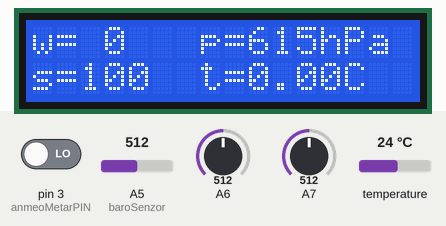
Bench run of a sketch on a simulated Arduino Mega 2560, built with avr-gcc and run on an emulated ATmega2560. Parts: 16×2 character LCD. The inputs (shaded band) are chosen by the test bench; at power-on: A6 = 512, temperature 24 °C, A5 (baroSenzor) = 512, pin 3 (anmeoMetarPIN) LOW, A7 = 512. What the sketch prints to the serial monitor is not drawn.

Above: at 1.2 s.
1.3 s: A6 set to 610
At 3.5 s:
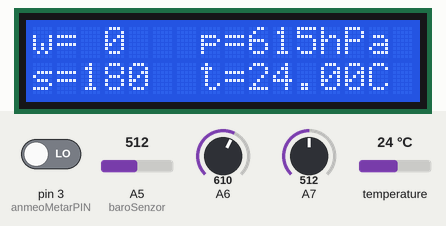
5.8 s: temperature set to 12 °C
At 9.2 s:
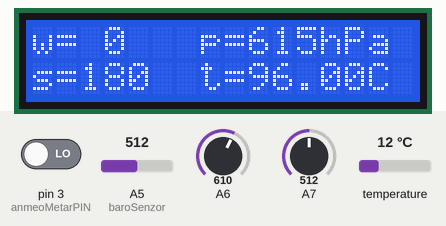
10.2 s: A5 (baroSenzor) set to 610
At 12.1 s:
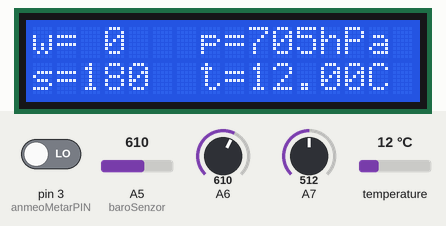
14.6 s: pin 3 (anmeoMetarPIN) driven HIGH
At 15.6 s:
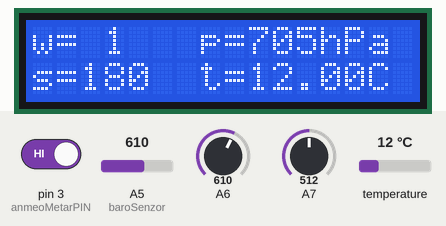
19.0 s: temperature set to 19 °C
At 20.3 s:
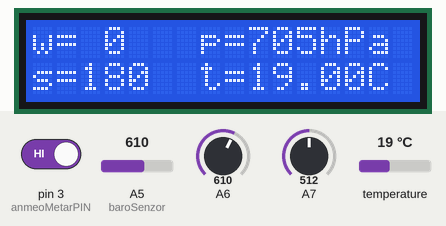
23.4 s: A5 (baroSenzor) set to 590
At 25.4 s:
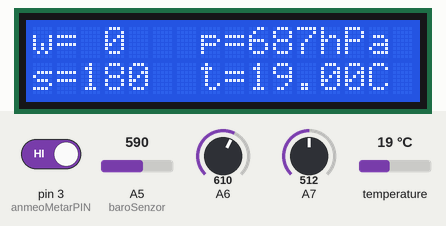
Timing chart, 0 to 26.9 s (numbered marks = the images above; inputs shaded):
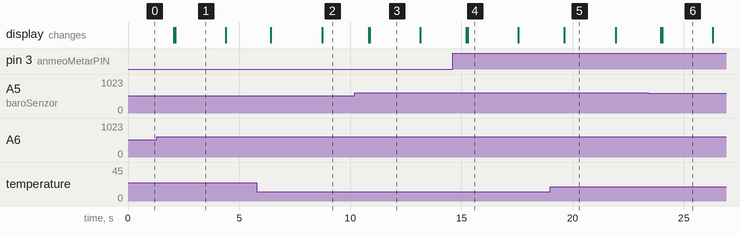

The sketch:

PuTprojektSiV3.ino
```cpp
#include <LiquidCrystal.h>
LiquidCrystal lcd(30, 31, 35, 34, 33, 32);

// anemo
#include <avr/pgmspace.h>
#include <avr/io.h>
#include <avr/interrupt.h>
int anmeoMetarPIN = 3;
int anmeoMetarVrijednost = 0;


//smjer

int analogInA = A6;  // Analog input pin a hall izlaz
int analogInB = A7;  // Analog input pin b hall izlaz
int a, b, smjer, aMax, aMin, bMax, bMin;
float a_nul,b_nul, b_k, stupanjA, stupanjB;
char smjerTxt[3];

// baro

int baroSenzor = A5;   // odabir pina za očitanje senzora Motorola MPX4100A
int tlakIz = 0;        // varijabla za izračunati tlak


// - - - tremometar DS1820
#include <OneWire.h>
OneWire  ds(8);  // pin 8 , 4.7K otpornik između D i Vcc
float temperatura;

// slanje podataka u easyweather.dat
unsigned long izvj=0;//broj poslanog izvjestaja
int brzina[600], brzinaIndex,brzinaSred,brzinaUdar; //niz za spremanje vrijednosti brzina,


// cekalica
unsigned long vrijeme, vrijeme1, vrijeme2;


void setup(){
   lcd.begin(16, 2);
  Serial.begin(9600);
  // smjer
    aMax=600;
    aMin=400;
    bMax=600;
    bMin=400;

  //anemoMetar
  pinMode(anmeoMetarPIN, INPUT);
  attachInterrupt(1, ISR_anemoMetar, RISING);
  brzinaIndex=0;

}

void loop()
{

    // - - - anemoMetar - - -
  //static variables for wind sensor
  static int anmeoMetarVrijednost_OBRT;
  static long cekajDo;


   if (millis() >= cekajDo) {

      anmeoMetarVrijednost_OBRT=anmeoMetarVrijednost;
      //reset the value
      anmeoMetarVrijednost = 0;
      cekajDo = millis() + 1000;   // Make sure we wait for 1 minute.
   }
  if (brzinaIndex < sizeof(brzina)){
      brzinaIndex++;}
    else{
    brzinaIndex=0;
    }


// - - - kraj anemoMetar - - -

//- - - smjer - -

//citanje hall senzora
a=analogRead(A6);
b=analogRead(A7);
//kalibracija max/min vrijednosti
if (a>aMax) aMax=a;
if (b>bMax) bMax=b;
if (a<aMin) aMin=a;
if (b<bMin) bMin=b;
//određivanje srednjih
a_nul = aMax-(aMax-aMin)/2;
b_nul = bMax-(bMax-bMin)/2;
//izračun vrijednosti kuta za nivo na AI
stupanjA=float(aMax-aMin)/180;
//podešavanje izračuna smjera prema razlici u očitanju senzora
if (a>a_nul && b>b_nul) b_k=(180-(aMax-a)/stupanjA);
if (a<a_nul && b>b_nul) b_k=(180-(aMax-a)/stupanjA);
if (a>a_nul && b<b_nul) b_k=(180+(aMax-a)/stupanjA);
if (a<a_nul && b<b_nul) b_k=(180+(aMax-a)/stupanjA);

smjer=int(b_k);
if  ( 337 > smjer && smjer < 22   )char  smjerTxt[] = "N";
if  ( 21  > smjer && smjer < 78   )char  smjerTxt[] = "NE";
if  ( 77  > smjer && smjer < 112  )char  smjerTxt[] = "E";
if  ( 113 > smjer && smjer < 158  )char  smjerTxt[] = "SE";
if  ( 157 > smjer && smjer < 203  )char  smjerTxt[] = "S";
if  ( 202 > smjer && smjer < 247  )char  smjerTxt[] = "SW";
if  ( 246 > smjer && smjer < 293  )char  smjerTxt[] = "W";
if  ( 292 > smjer && smjer < 338  )char  smjerTxt[] = "NW";

  // - - - kraj smjer - - -

  // - - - baro - - -

 tlakIz = int(tlak(analogRead(baroSenzor)));

  // - - - kraj baro - - -


 // Svake sekunde:
  if (millis() > vrijeme+1000){
  // - - - temperatura - - -
  temperatura = temperaturaDS();
   // - - - kraj temperatura - - -
   brzina[brzinaIndex]=anmeoMetarVrijednost_OBRT;

    lcd.clear();
    vrijeme = millis();
  }

 // svakih 30 sec :
  if (millis() > vrijeme1+30000){
    vrijeme1 = millis();
    int i, brZb;
    for (i=0; i<= sizeof(brzina); i++){
      brzinaUdar=max(brzinaUdar,(brzina[i] + brzina[i-1] + brzina[i-2])/3);
      brZb=brZb+brzina[i];
      }
    brzinaSred=brZb/600;
      // slanje podataka u easyweather.dat
      // izvj,0,0,2013-00-00,12:00:00 AM,0,0,0,0,temp,0,0,0,tlak,brzinaSred,0,brzinaUdar,0,0,smjerTxt,0,0,0,0,0,0,0,0
      izvj++;
      Serial.println();
      Serial.print(izvj,DEC);
      Serial.print(",0,0,2013-00-00,12:00:00 AM,0,0,0,0,");
      Serial.print(temperatura);
      Serial.print(",0,0,0,");
      Serial.print(tlakIz, 1);
      Serial.print(",");
      Serial.print(brzinaSred,1);
      Serial.print(",");
      Serial.print(brzinaUdar);
      Serial.print(",0,0,");
      Serial.print(smjerTxt);
      Serial.print(",0,0,0,0,0,0,0,0");

      // slanje na serijski port Serial1
      Serial1.println();
      Serial1.print(izvj,DEC);
      Serial1.print(",0,0,2013-00-00,12:00:00 AM,0,0,0,0,");
      Serial1.print(temperatura);
      Serial1.print(",0,0,0,");
      Serial1.print(tlakIz, 1);
      Serial1.print(",");
      Serial1.print(brzinaSred,1);
      Serial1.print(",");
      Serial1.print(brzinaUdar);
      Serial1.print(",0,0,");
      Serial1.print(smjerTxt);
      Serial1.print(",0,0,0,0,0,0,0,0");

    }


// - - - KONTROLNI IZLAZI - - -

  Serial.println("\n--------------");

  //kontrolni izlaz anemo
  Serial.print("w: ");
  Serial.print(anmeoMetarVrijednost_OBRT, DEC);
  Serial.print("; ");

  //kontrolni izlaz smjera
  Serial.print("\tSmjer=");
  Serial.print(smjer);

  //kontrolni baro
  Serial.print("\t  P = ");
  Serial.print(tlakIz);
  Serial.print(" hPa");
  Serial.print("\t");
  Serial.print(analogRead(baroSenzor));

  //kontrolni temp
  Serial.print("\t T= ");
  Serial.print(temperatura);
  Serial.print(" C");


  // smjer
  lcd.setCursor(0,1);
  lcd.print("s=");
  lcd.print(smjer);
  lcd.print("      ");
  // brzina
  lcd.setCursor(0,0);
  lcd.print("w=");
  lcd.setCursor(3,0);
  lcd.print(anmeoMetarVrijednost_OBRT, DEC);
  // baro
  lcd.setCursor(7,0);
  lcd.print("p=");
  lcd.print(tlakIz);
  lcd.print("hPa");
  //temp
  lcd.setCursor(7, 1);
  lcd.print("t=");
  lcd.print(temperatura);
  lcd.print("C");


}//--------------- kraj loop-a -----------------

//----------------FUNKCIJE--------------------
//   anemoMetar
void ISR_anemoMetar()
{
  // check the value again - since it takes some time to
  // activate the interrupt routine, we get a clear signal.
  anmeoMetarVrijednost++;
}
// kraj anemoMetar

// baro

float tlak(float senzorTlak){
  float tlakIzracun;
  //senzorTlak=(analogRead(baroSenzor));
  //senzorTlak=943;
  tlakIzracun = (((senzorTlak/1024)+0.1518)/0.01059)*10;
  return tlakIzracun;

  /* Motorola MPX Data Sheet :Transfer Function
    Vout = VS (P x 0.01059 – 0.1518) +/– (Pressure Error x Temp. Factor x 0.01059 x VS)
    VS = 5.1 V ± 0.25 Vdc
  */
}

// kraj baro


//  tremometar DS1820
float temperaturaDS(){
  byte i;
  byte present = 0;
  byte type_s;
  byte data[12];
  byte addr[8];
  float tempDS;

  if ( !ds.search(addr)) {
    ds.reset_search();
    delay(250);
  }
  if (OneWire::crc8(addr, 7) != addr[7]) {
      Serial.println("CRC nije dobar!");
  }
  // ROM byte indicira tip senzora
  switch (addr[0]) {
    case 0x10:
      type_s = 1;
      break;
    case 0x28:
      type_s = 0;
      break;
    case 0x22:
      type_s = 0;
      break;
      }
  ds.reset();
  ds.select(addr);
  ds.write(0x44, 1);
  delay(1000);
  present = ds.reset();
  ds.select(addr);
  ds.write(0xBE);
// citanje podataka
  for ( i = 0; i < 9; i++) {
    data[i] = ds.read();
  }

  // konverzija binarnog podatka u temperaturu
  int16_t raw = (data[1] << 8) | data[0];
  if (type_s) {
    raw = raw << 3;
    if (data[7] == 0x10) {
            raw = (raw & 0xFFF0) + 12 - data[6];
    }
  } else {
    byte cfg = (data[4] & 0x60);
    if (cfg == 0x00) raw = raw & ~7;
    else if (cfg == 0x20) raw = raw & ~3;
    else if (cfg == 0x40) raw = raw & ~1;
    }
  tempDS = (float)raw / 16.0;
  return tempDS;
}//  kraj tremometar DS1820
```

Measured:
- after the input at 1.3 s, the display: first differs from a run without the input after 0.83 s (image 1)
- after the input at 5.8 s, the display: first changes after 0.62 s (image 2 shows a later state)
- after the input at 10.2 s, the display: first differs from a run without the input after 0.68 s (image 3)
- after the input at 14.6 s, the display: first differs from a run without the input after 0.68 s (image 4)
- after the input at 19.0 s, the display: changes after 0.62 s (image 5)
- what the display in image 1 shows lasts 2.3 s, from 2.1 s to 4.4 s
